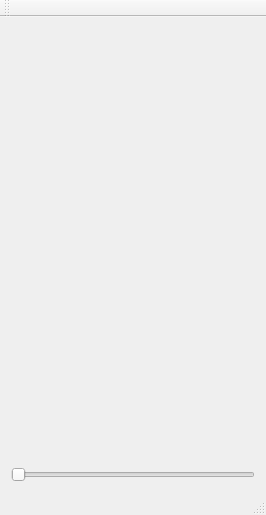
<?xml version="1.0" encoding="UTF-8"?>
<ui version="4.0">
 <class>MainWindow</class>
 <widget class="QMainWindow" name="MainWindow">
  <property name="geometry">
   <rect>
    <x>0</x>
    <y>0</y>
    <width>254</width>
    <height>515</height>
   </rect>
  </property>
  <property name="windowTitle">
   <string>Memorize</string>
  </property>
  <widget class="QWidget" name="centralWidget">
   <layout class="QGridLayout" name="gridLayout">
    <item row="3" column="0">
     <widget class="QLabel" name="addrLabel">
      <property name="sizePolicy">
       <sizepolicy hsizetype="Fixed" vsizetype="Fixed">
        <horstretch>0</horstretch>
        <verstretch>0</verstretch>
       </sizepolicy>
      </property>
      <property name="minimumSize">
       <size>
        <width>0</width>
        <height>0</height>
       </size>
      </property>
      <property name="text">
       <string/>
      </property>
     </widget>
    </item>
    <item row="6" column="0">
     <widget class="QSlider" name="horizontalSlider">
      <property name="orientation">
       <enum>Qt::Horizontal</enum>
      </property>
     </widget>
    </item>
    <item row="5" column="0">
     <widget class="QWidget" name="containerWidget" native="true">
      <property name="minimumSize">
       <size>
        <width>244</width>
        <height>400</height>
       </size>
      </property>
      <property name="baseSize">
       <size>
        <width>0</width>
        <height>0</height>
       </size>
      </property>
     </widget>
    </item>
   </layout>
  </widget>
  <widget class="QMenuBar" name="menuBar">
   <property name="geometry">
    <rect>
     <x>0</x>
     <y>0</y>
     <width>254</width>
     <height>21</height>
    </rect>
   </property>
  </widget>
  <widget class="QToolBar" name="mainToolBar">
   <property name="iconSize">
    <size>
     <width>16</width>
     <height>16</height>
    </size>
   </property>
   <attribute name="toolBarArea">
    <enum>TopToolBarArea</enum>
   </attribute>
   <attribute name="toolBarBreak">
    <bool>false</bool>
   </attribute>
  </widget>
  <widget class="QStatusBar" name="statusBar"/>
 </widget>
 <layoutdefault spacing="6" margin="11"/>
 <resources/>
 <connections/>
</ui>
